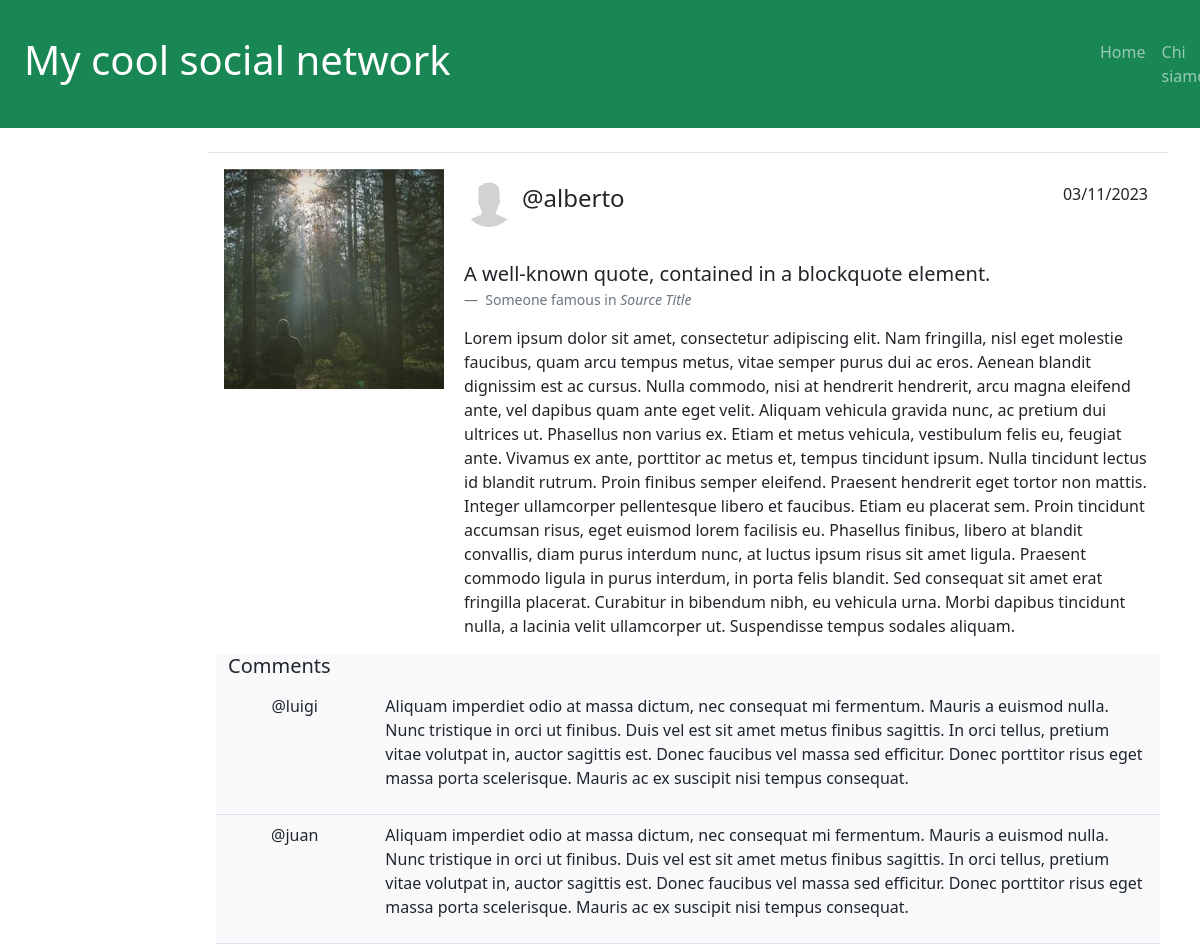
/post/1, run on the app's committed database.
### tables this page shows
CREATE TABLE "post" (
	"id"	INTEGER NOT NULL UNIQUE,
	"data_pubblicazione"	TEXT NOT NULL,
	"testo"	TEXT,
	"immagine_post"	TEXT,
	"id_utente"	INTEGER NOT NULL,
	"data_sort"	TEXT,
	PRIMARY KEY("id" AUTOINCREMENT),
	FOREIGN KEY("id_utente") REFERENCES "utenti"("id")
);

CREATE TABLE "utenti" (
	"id"	INTEGER NOT NULL UNIQUE,
	"nickname"	TEXT NOT NULL UNIQUE,
	"password"	TEXT NOT NULL,
	"immagine_profilo"	TEXT,
	PRIMARY KEY("id" AUTOINCREMENT)
);

CREATE TABLE "commenti" (
	"id"	INTEGER NOT NULL UNIQUE,
	"data_pubblicazione"	TEXT NOT NULL,
	"testo"	TEXT NOT NULL,
	"id_post"	INTEGER NOT NULL,
	"id_utente"	INTEGER,
	"valutazione"	INTEGER NOT NULL DEFAULT 1,
	"immagine"	TEXT,
	PRIMARY KEY("id" AUTOINCREMENT),
	FOREIGN KEY("id_utente") REFERENCES "utenti"("id"),
	FOREIGN KEY("id_post") REFERENCES "post"("id")
);

### app.py (the view)
@app.route('/post/<int:id>')
def post_page(id):
  post = posts_dao.get_single_post(id)
  comments = commenti_dao.get_post_comments(id)
  return render_template('post.html', post = post, comments = comments)

### commenti_dao.py (called while the page is built)
def get_post_comments(id_post):
    query_comment = '''SELECT C.id, data_pubblicazione, testo, nickname, immagine, valutazione
    FROM commenti C, utenti U
    WHERE id_post = ? AND U.id = C.id_utente
    ORDER BY C.data_pubblicazione DESC'''
    connection = sqlite3.connect('db/social.db')
    connection.row_factory = sqlite3.Row
    cursor = connection.cursor()
    cursor.execute(query_comment, (id_post,))
    result = cursor.fetchall()
    print(id_post, result)
    cursor.close()
    connection.close()
    return result

### posts_dao.py (called while the page is built)
def get_single_post(id_post):
    query_post = '''SELECT P.id, data_pubblicazione, testo, immagine_post, id_utente, nickname, immagine_profilo
    FROM post P, utenti U
    WHERE P.id_utente = U.id AND P.id = ?'''
    connection = sqlite3.connect('db/social.db')
    connection.row_factory = sqlite3.Row
    cursor = connection.cursor()
    cursor.execute(query_post, (id_post,))
    result = cursor.fetchone()
    cursor.close()
    connection.close()
    return result

### templates/post.html (shortened to what this page needs)
{% extends "base.html" %}
{% block content %}
<div class="row justify-content-end">
    <main class="col-lg-10 col-md-12">
        <div class="row border-top p-2 mx-2">
            {% if post.immagine_post != '' %}
            <div class="col-lg-3 col-md-6 col-sm-12 px-0">
                <img class="w-100 p-2" src="{{ url_for('static', filename= post.immagine_post) }}" alt="Foto pubblicata">
            </div>
            <div class="col-lg-9 col-md-6 col-sm-12">
            {% else %}
            <div class="col-12"></div>
            {% endif %}
                <section class="d-flex align-items-center mt-2 mb-4">
                    <div>
                        <img class="usrimg rounded-circle" src="{{ url_for('static', filename= post.immagine_profilo) }}"
                            alt="Questa è l'immagine dell'utente @{{post.nickname}}"></div>
                    <div>
                        <h4 class="username">{{post.nickname}}</h4>
                    </div>
                    <div class="flex-grow-1 text-end">
                        <p>{{post.data_pubblicazione}}</p>
                    </div>
                </section>
                <figure>
                    <blockquote class="blockquote">
                        <p>A well-known quote, contained in a blockquote element.</p>
                    </blockquote>
                    <figcaption class="blockquote-footer">
                        Someone famous in <cite title="Source Title">Source Title</cite>
                    </figcaption>
                </figure>
                <p>{{ post.testo }}</p>
            </div>
            <section class="bg-light">
                <h5>Comments</h5>
                {% for comment in comments %}
                <article class="row py-2 border-bottom">
                    <div class="col-2 text-center">
                        {{comment.nickname}}
                    </div>
                    <div class="col-10 fw-light">
                        <p>{{comment.testo}}</p>
                    </div>
                </article>
                {% endfor %}
            </section>
        </div>
    </main>
</div>
{% endblock %}

### static/style.css (style rules this page uses)
.usrimg { display: inline; height: 50px; vertical-align: middle; margin: 0.5rem 0.5rem 0.5rem 0rem; }
.username { font-weight: 100; }

### data on the page
post: immagine_post (picture), data_pubblicazione "03/11/2023", testo "Lorem ipsum dolor sit amet, consectetur adipiscing elit. Nam fringilla, nisl eget molestie faucibus, quam arcu tempus metus, vitae semper purus dui ac eros. Aenean blandit dignissim est ac cursus. Nulla commodo, nisi at hendrerit hendrerit, arcu magna eleifend ante, vel dapibus quam ante eget velit. Aliquam vehicula gravida nunc, ac pretium dui ultrices ut. Phasellus non varius ex. Etiam et metus vehicula, vestibulum felis eu, feugiat ante. Vivamus ex ante, porttitor ac metus et, tempus tincidunt ipsum. Nulla tincidunt lectus id blandit rutrum. Proin finibus semper eleifend. Praesent hendrerit eget tortor non mattis. Integer ullamcorper pellentesque libero et faucibus. Etiam eu placerat…"
utenti: immagine_profilo (placeholder picture), nickname "@alberto"
commenti: nickname "@luigi", testo "Aliquam imperdiet odio at massa dictum, nec consequat mi fermentum. Mauris a euismod nulla. Nunc tristique in orci ut finibus. Duis vel est sit amet metus finibus sagittis. In orci tellus, pretium vitae volutpat in, auctor sagittis est. Donec faucibus vel massa sed efficitur. Donec porttitor risus eget massa porta scelerisque. Mauris ac ex suscipit nisi tempus consequat."
commenti: nickname "@juan", testo "Aliquam imperdiet odio at massa dictum, nec consequat mi fermentum. Mauris a euismod nulla. Nunc tristique in orci ut finibus. Duis vel est sit amet metus finibus sagittis. In orci tellus, pretium vitae volutpat in, auctor sagittis est. Donec faucibus vel massa sed efficitur. Donec porttitor risus eget massa porta scelerisque. Mauris ac ex suscipit nisi tempus consequat."
